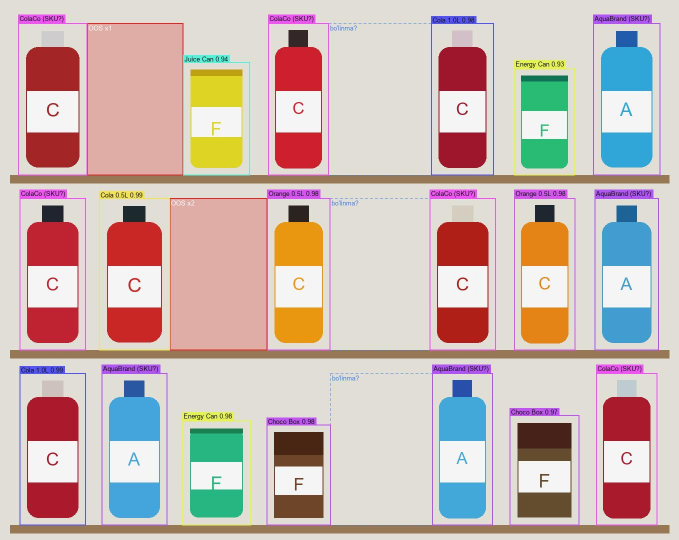
#> input picture frontend/shelf-example.jpg, 1358 x 1080 px (shown at 1/2 size)
$ python -i synthetic.py   (imports and definitions only)
#> lines starting #> are read from the running program, lines starting #| are printed output that depends on the picture
"""Sintetik javon generatori — internetsiz demo va test uchun.

Hisobotning 16.1-bo'limidagi "copy-paste" g'oyasining soddalashtirilgan
ko'rinishi: mahsulot "packshot"lari yaratiladi va javon foniga joylanadi.
Bir nechta bo'sh joy (OOS) qoldiriladi. Butun pipeline (detektor -> embedding
-> qidiruv -> OOS -> KPI) shu bilan haqiqiy modellarda sinaladi.
"""
from __future__ import annotations

import random
import zlib
from dataclasses import dataclass

import numpy as np
from PIL import Image, ImageDraw, ImageFont

from .types import Box


@dataclass
class SkuDef:
    sku_id: str
    name: str
    brand: str
    body: tuple[int, int, int]
    cap: tuple[int, int, int]
    shape: str  # "bottle" | "can" | "box"


# 8 xil SKU (3 brend) — o'xshash lekin farqlanadigan
PRODUCTS: list[SkuDef] = [
    SkuDef("cola_05", "Cola 0.5L", "ColaCo", (200, 30, 40), (40, 40, 40), "bottle"),
    SkuDef("cola_10", "Cola 1.0L", "ColaCo", (170, 25, 35), (200, 200, 200), "bottle"),
    SkuDef("fanta_05", "Orange 0.5L", "ColaCo", (240, 140, 20), (40, 40, 40), "bottle"),
    SkuDef("water_05", "Water 0.5L", "AquaBrand", (60, 160, 220), (30, 90, 160), "bottle"),
    SkuDef("water_15", "Water 1.5L", "AquaBrand", (90, 190, 230), (255, 255, 255), "bottle"),
    SkuDef("juice_can", "Juice Can", "FreshCo", (230, 200, 40), (180, 150, 20), "can"),
    SkuDef("energy_can", "Energy Can", "FreshCo", (40, 190, 120), (20, 120, 80), "can"),
    SkuDef("choco_box", "Choco Box", "FreshCo", (110, 70, 40), (70, 45, 25), "box"),
]

BRAND_OF = {p.sku_id: p.brand for p in PRODUCTS}

# Qiyin holatlar (stress-test uchun):
#  * RANG-egizaklar: shakl bir xil, faqat rang farq qiladi (DINOv2 uchun qiyin)
#  * SHAKL-egizaklar: rang bir xil, shakl/hajm farq qiladi
HARD_PRODUCTS: list[SkuDef] = [
    SkuDef("lime_05", "Lime 0.5L", "ColaCo", (70, 170, 50), (40, 40, 40), "bottle"),
    SkuDef("grape_05", "Grape 0.5L", "ColaCo", (110, 40, 130), (40, 40, 40), "bottle"),
    SkuDef("cola_can", "Cola Can", "ColaCo", (200, 30, 40), (40, 40, 40), "can"),
    SkuDef("water_can", "Water Can", "AquaBrand", (60, 160, 220), (30, 90, 160), "can"),
    SkuDef("berry_can", "Berry Can", "FreshCo", (200, 40, 110), (120, 20, 60), "can"),
    SkuDef("mint_box", "Mint Box", "FreshCo", (40, 190, 120), (20, 120, 80), "box"),
]

# Katalogda YO'Q mahsulotlar (open-set: tizim ularni "noma'lum" deyishi kerak)
UNKNOWN_PRODUCTS: list[SkuDef] = [
    SkuDef("unk_black_can", "Black Can", "Other", (25, 25, 30), (200, 170, 40), "can"),
    SkuDef("unk_pink_bottle", "Pink Bottle", "Other", (240, 120, 180), (255, 255, 255), "bottle"),
    SkuDef("unk_gray_box", "Gray Box", "Other", (130, 130, 135), (60, 60, 60), "box"),
    SkuDef("unk_teal_can", "Teal Can", "Other", (20, 140, 140), (230, 230, 230), "can"),
]

ALL_PRODUCTS = PRODUCTS + HARD_PRODUCTS
BRAND_OF_ALL = {p.sku_id: p.brand for p in ALL_PRODUCTS + UNKNOWN_PRODUCTS}


def _stable_seed(key: str) -> int:
    """PYTHONHASHSEED'ga bog'liq bo'lmagan barqaror seed (hash() o'rniga)."""
    return zlib.crc32(key.encode("utf-8")) % 999


# [50 lines left out: functions _font, render_product, not called in this run]


def _paste_rgb(bg: Image.Image, prod_rgba: np.ndarray, x: int, y: int):
    p = Image.fromarray(prod_rgba, "RGBA")
    bg.paste(p, (x, y), p)


# [96 lines left out: functions generate_catalog, generate_shelf, not called in this run]


def distort(image: np.ndarray, seed: int = 0, strength: float = 1.0) -> np.ndarray:
    """Real kamera sharoitini taqlid qiladi: yorug'lik, rang harorati, blur,
    shovqin, JPEG siqish, vinyetka. Geometriya (qutilar) o'zgarmaydi."""
    import io

    from PIL import ImageEnhance, ImageFilter

    rng = random.Random(seed)
    im = Image.fromarray(image)
    s = strength
    im = ImageEnhance.Brightness(im).enhance(1.0 + rng.uniform(-0.35, 0.25) * s)
    im = ImageEnhance.Contrast(im).enhance(1.0 + rng.uniform(-0.3, 0.2) * s)
    im = ImageEnhance.Color(im).enhance(1.0 + rng.uniform(-0.3, 0.2) * s)
    arr = np.asarray(im).astype(np.float32)
    # rang harorati (oq balans xatosi)
    t = rng.uniform(-1, 1) * 18 * s
    arr[..., 0] += t
    arr[..., 2] -= t
    # vinyetka
    h, w = arr.shape[:2]
    yy, xx = np.mgrid[0:h, 0:w]
    r = np.sqrt(((xx - w / 2) / (w / 2)) ** 2 + ((yy - h / 2) / (h / 2)) ** 2)
    arr *= (1.0 - 0.25 * s * np.clip(r - 0.4, 0, 1))[..., None]
    # shovqin
    nrng = np.random.default_rng(seed)
    arr += nrng.normal(0, 6 * s, arr.shape)
    im = Image.fromarray(np.clip(arr, 0, 255).astype(np.uint8))
    if rng.random() < 0.7:
        im = im.filter(ImageFilter.GaussianBlur(rng.uniform(0.3, 1.6) * s))
    buf = io.BytesIO()
    im.save(buf, format="JPEG", quality=int(rng.uniform(55, 90)))
    buf.seek(0)
    return np.array(Image.open(buf).convert("RGB"))

>>> import cv2
>>> picture = cv2.imread('../../frontend/shelf-example.jpg', cv2.IMREAD_GRAYSCALE)
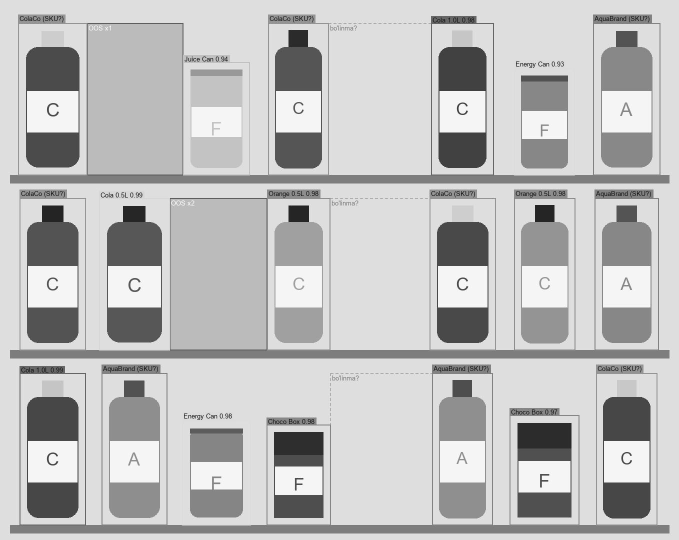
#> picture: shape (1080, 1358) (shown at 1/2 size); min 0, max 255, mean 189.3
>>> result = distort(picture)
#> in distort, `im = ImageEnhance.Brightness(im).enhance(1.0 + rng.uniform(-0.35, 0.25..`:
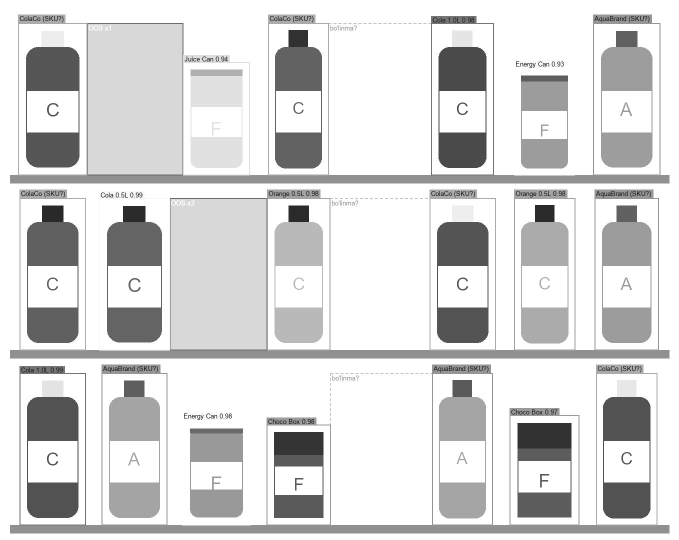
#> im: PIL image 1358x1080 L (shown at 1/2 size); min 0, max 255, mean 215.2
#> in distort, `arr[..., 0] += t`: arr: shape (1080, 1358) float32; min 0, max 255, mean 213.1
#> in distort, `arr[..., 2] -= t`: arr: shape (1080, 1358) float32; min 0, max 263.7, mean 213.1
#> (the run stopped early here; a loop or call above may not have finished)
